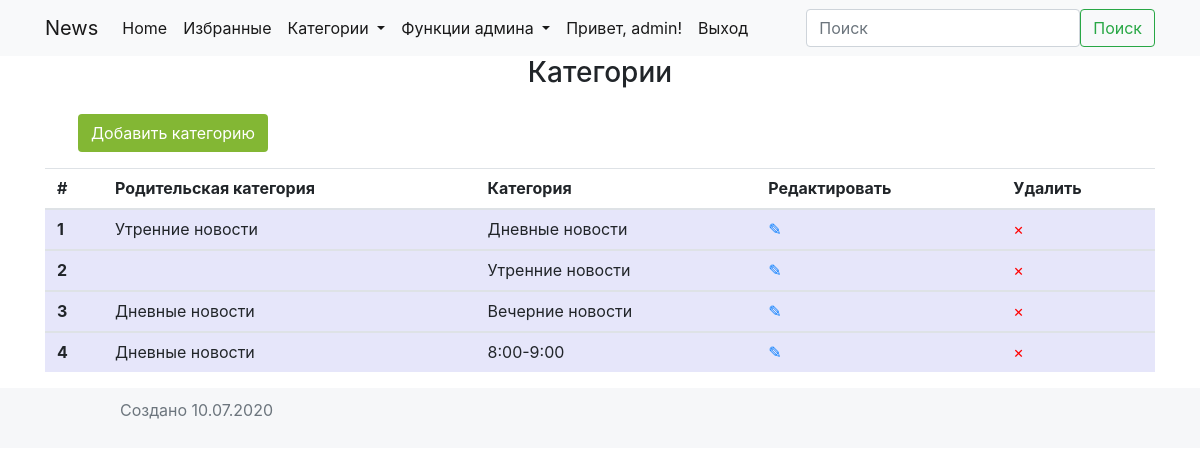
Page /categories/ (signed in) on the committed database.
### webapp/models.py (models this page shows)
class Category(models.Model):
    title = models.CharField(max_length=50, verbose_name='Категория')
    subcategory = models.ForeignKey("Category", on_delete=models.SET_NULL, null=True,
                                    blank=True, verbose_name="Родительская категория")
    def __str__(self):
        return self.title
    class Meta:
        verbose_name = 'Категория'
        verbose_name_plural = 'Категории'

### webapp/views.py (the view)
# urls.py: path('categories/', CategoryView.as_view()),
class CategoryView(ListView):
    template_name = 'categories.html'
    model = Category
    context_object_name = "categories"

### webapp/forms.py
class FullSearchForm(forms.Form):
    text = forms.CharField(max_length=20, required=False, label='Поиск')

### webapp/context_processors.py (called while the page is built)
def category(request):
    return {"categories": Category.objects.all()}

def get_search_form(request):
    search_form = FullSearchForm(request.GET or None)
    return {"search_form": search_form}

def favorite_counter(request):
    counter = request.session.get('favorites')
    if counter:
        counter = len(request.session.get('favorites'))
    else:
        counter = 0
    return {"favorite_counter": counter}

### webapp/templates/categories.html (shortened to what this page needs)
{% extends 'base.html' %}
{% load static %}
{% block content %}
    <form method="POST" action="#">
        <table class="table" style="line-height: 15px">
            <h3 style="text-align: center">Категории</h3>
            {% if perms.webapp.add_category %}
                <div class="row">
                    <a href="{% url 'webapp:category_add' %}" class="btn ml-5 my-3 hiddenbutton"
                       style="background-color: #83B734; color: white">Добавить
                        категорию</a>
                </div>
            {% endif %}
            <thead>
            <tr>
                <th scope="col">#</th>
                <th scope="col">Родительская категория</th>
                <th class="symbol hiddenbutton" scope="col">Категория</th>
                <th class="symbol hiddenbutton" scope="col">Редактировать</th>
                <th class="symbol hiddenbutton" scope="col">Удалить</th>
            </tr>
            </thead>
            {% for category in categories %}
                <tbody>
                <tr style="background-color: lavender">
                    <th scope="row">{{ forloop.counter }}</th>
                    <td>{% if category.subcategory %}{{ category.subcategory }}{% endif %}</td>
                    <td class="symbol">{% if category.title %}
                        {{ category.title }}{% endif %}</td>
                    {% if perms.webapp.change_category %}
                        <td class="symbol"><a class='update hiddenbutton'
                                              href="{% url 'webapp:category_edit' category.pk %}">&#x270E;</a></td>
                    {% endif %}
                    {% if perms.webapp.delete_category %}
                        <td class="symbol"><a class='delete hiddenbutton'
                                              href="{% url 'webapp:category_delete' category.pk %}" style="color: red">&times;</a>
                        </td>
                        </tr>
                    {% endif %}
                </tbody>
            {% endfor %}
        </table>
    </form>
{% endblock %}

### webapp/templates/base.html (shortened to what this page needs)
{% load static %}
<!doctype html>
<html lang="en">
<head>
    <link rel="stylesheet" href="https://stackpath.bootstrapcdn.com/bootstrap/4.5.0/css/bootstrap.min.css"
>
</head>
<body>
<nav class="navbar navbar-expand-lg navbar-light bg-light">
    <div class="container">
        <a class="navbar-brand" href="{% url 'webapp:easter_egg' %}">News</a>
        <div class="collapse navbar-collapse" id="navbarSupportedContent">
            <ul class="navbar-nav mr-auto">
                <li class="nav-item active">
                    <a class="nav-link" href="{% url 'webapp:index' %}">Home <span class="sr-only">(current)</span></a>
                </li>
                <li class="nav-item active">
                    <a class="nav-link"
                       href="{% url 'webapp:favorite_article' %}">Избранные</a>
                </li>
                {% if user.is_authenticated %}
                    <li class="nav-item dropdown">
                        <a class="nav-link active dropdown-toggle" href="#" id="navbarDropdown" role="button"
                           data-toggle="dropdown" aria-haspopup="true" aria-expanded="false">
                            Категории
                        </a>
                    </li>
                {% endif %}
                {% if perms.webapp.user_add %}
                    <li class="nav-item dropdown">
                        <a class="nav-link active dropdown-toggle" href="#" id="navbarDropdown" role="button"
                           data-toggle="dropdown" aria-haspopup="true" aria-expanded="false">
                            Функции админа
                        </a>
                    </li>
                {% endif %}
                {% if user.is_authenticated %}
                    <li class="nav-item active">
                        <a class="nav-link"
                           href="{% url 'accounts:user_detail' user.pk %}">Привет, {{ user.username }}!</a></li>
                    <li class="nav-item active">
                        <a class="nav-link"
                           href="{% url 'accounts:logout' %}">Выход</a></li>
                {% else %}
                    <li class="nav-item active">
                        <a class="nav-link"
                           href="{% url 'accounts:login' %}">Вход</a></li>
                {% endif %}
            </ul>
            {% if user.is_authenticated %}
                {% include 'partial/search.html' %}
            {% endif %}
        </div>
    </div>
</nav>
<div class="container">
    {% if user.is_authenticated %}
        {% block content %}{% endblock %}
    {% else %}
        {% block login %}{% endblock %}
    {% endif %}
</div>
</body>
<footer class="footer" style="padding-bottom: 10px; padding-top: 10px; background-color: #f6f7f9">
        <p class="text-muted" style="text-align: left; padding-left: 10%">Создано 10.07.2020</p>
</footer>
</html>

### rows in the picture
Category: subcategory "Утренние новости", title "Дневные новости"
Category: title "Утренние новости"
Category: subcategory "Дневные новости", title "Вечерние новости"
Category: subcategory "Дневные новости", title "8:00-9:00"

### other values in the picture
{{ user.username }} "admin"
